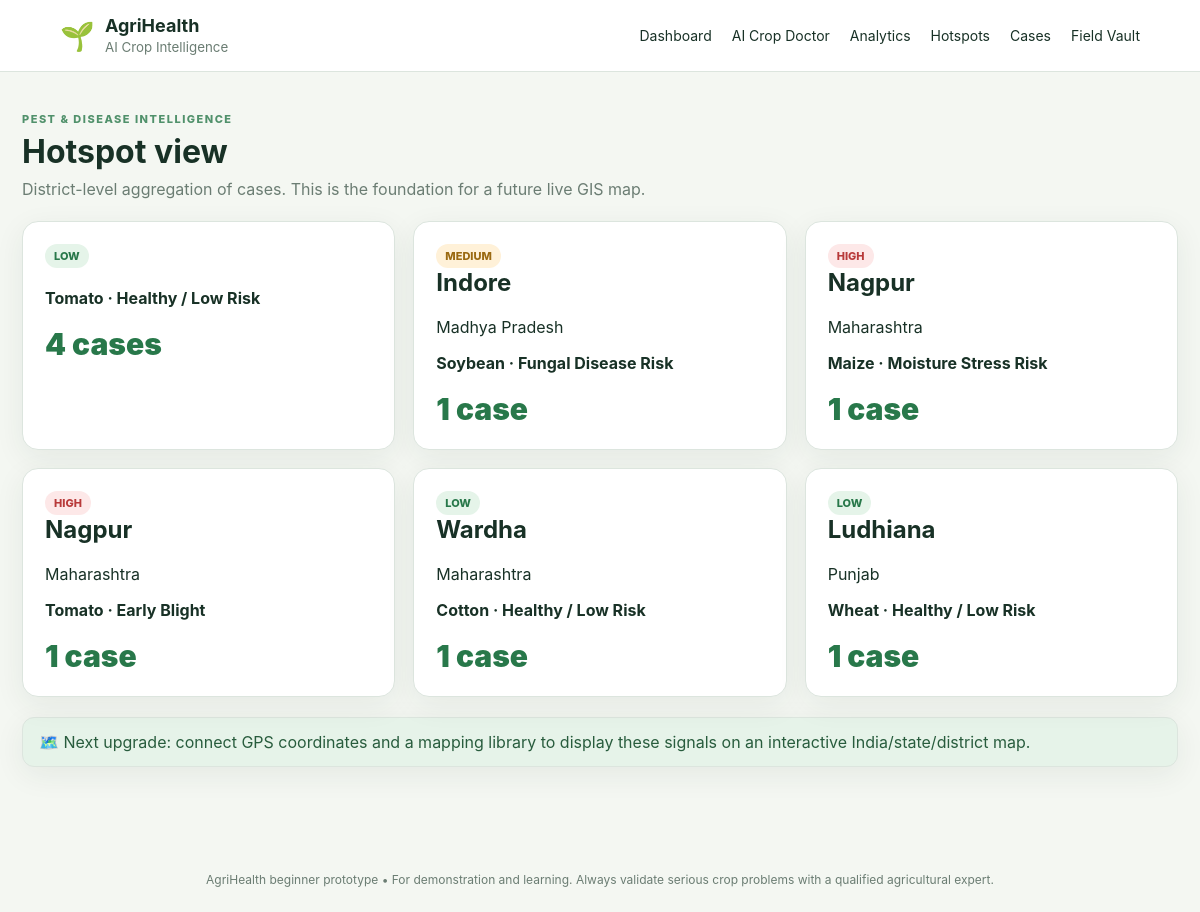
The page /map on the database its author committed.
### tables this page shows
CREATE TABLE cases (
            id INTEGER PRIMARY KEY AUTOINCREMENT,
            case_id TEXT UNIQUE,
            farmer TEXT,
            crop TEXT,
            country TEXT,
            state TEXT,
            district TEXT,
            village TEXT,
            stage TEXT,
            moisture INTEGER,
            diagnosis TEXT,
            confidence INTEGER,
            risk TEXT,
            status TEXT,
            image TEXT,
            action TEXT,
            created_at TEXT
        );

### app.py (the view)
@app.route("/map")
def hotspot_map():
    conn = get_db()
    rows = conn.execute("""
        SELECT state, district, crop, diagnosis, risk, COUNT(*) AS count
        FROM cases
        GROUP BY state, district, crop, diagnosis, risk
        ORDER BY count DESC
    """).fetchall()
    conn.close()
    return render_template("map.html", hotspots=rows)

### app.py (called while the page is built)
def get_db():
    conn = sqlite3.connect(DB_PATH)
    conn.row_factory = sqlite3.Row
    return conn

### templates/map.html (shortened to what this page needs)
{% extends "base.html" %}
{% block content %}
<div class="page-title"><span class="eyebrow">PEST & DISEASE INTELLIGENCE</span><h1>Hotspot view</h1><p>District-level aggregation of cases. This is the foundation for a future live GIS map.</p></div>
<div class="grid three">
{% for h in hotspots %}
<div class="card hotspot"><span class="pill {{ h.risk|lower }}">{{ h.risk }}</span><h2>{{ h.district }}</h2><p>{{ h.state }}</p><b>{{ h.crop }} · {{ h.diagnosis }}</b><div class="hot-count">{{ h.count }} case{% if h.count != 1 %}s{% endif %}</div></div>
{% endfor %}
</div>
<div class="card notice">🗺️ Next upgrade: connect GPS coordinates and a mapping library to display these signals on an interactive India/state/district map.</div>
{% endblock %}

### static/css/style.css (style rules this page uses)
:root { --bg:#f4f7f2;--card:#fff;--text:#183126;--muted:#6b7d73;--line:#dce5de;--primary:#28784a;--primary2:#e6f3e9;--danger:#b83a3a;--warning:#9b6a12;--shadow:0 8px 30px rgba(26,54,38,.07) }
* { box-sizing:border-box }
body { margin:0;font-family:Inter,Segoe UI,Arial,sans-serif;background:var(--bg);color:var(--text) }
.hero h1,.page-title h1 { margin:5px 0 8px;font-size:34px }
.hero p,.page-title p { margin:0;color:#dceee2 }
.eyebrow { font-size:11px;letter-spacing:1.5px;font-weight:800;opacity:.8 }
.stat,.card { background:var(--card);border:1px solid var(--line);border-radius:16px;box-shadow:var(--shadow) }
.grid { display:grid;gap:18px;margin-bottom:20px }
.grid.three { grid-template-columns:repeat(3,1fr) }
.card { padding:22px }
.card h2,.card h3 { margin-top:0 }
.pill { display:inline-block;padding:5px 9px;border-radius:999px;font-size:11px;font-weight:800 }
.pill.high { background:#fde8e8;color:var(--danger) }
.pill.medium { background:#fff1d8;color:var(--warning) }
.pill.low { background:#e5f4e9;color:var(--primary) }
.page-title { margin:5px 0 22px }
.page-title .eyebrow { color:var(--primary) }
.page-title h1 { font-size:32px }
.page-title p { color:var(--muted) }
.notice,.recommend { padding:14px 16px;background:var(--primary2);border-radius:12px;margin:0 0 20px;color:#285c3d }
.hotspot { position:relative }
.hot-count { font-size:30px;font-weight:900;color:var(--primary);margin-top:18px }

### rows shown on the page
cases: risk "MEDIUM", district "Indore", state "Madhya Pradesh", crop "Soybean", diagnosis "Fungal Disease Risk", count "1"
cases: risk "HIGH", district "Nagpur", state "Maharashtra", crop "Maize", diagnosis "Moisture Stress Risk", count "1"
cases: risk "HIGH", district "Nagpur", state "Maharashtra", crop "Tomato", diagnosis "Early Blight", count "1"
cases: risk "LOW", district "Wardha", state "Maharashtra", crop "Cotton", diagnosis "Healthy / Low Risk", count "1"
cases: risk "LOW", district "Ludhiana", state "Punjab", crop "Wheat", diagnosis "Healthy / Low Risk", count "1"

### other values the page prints
{{ h.risk }} "LOW"
{{ h.crop }} "Tomato"
{{ h.diagnosis }} "Healthy / Low Risk"
{{ h.count }} "4"
